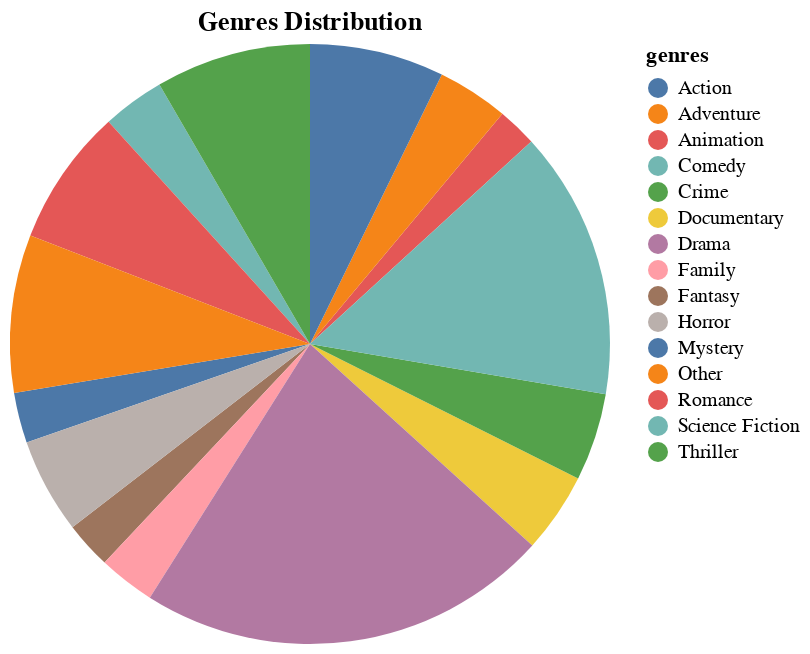

The code cell stored with this chart in its notebook:
### Code cell
# Plot the genres distribution
alt.Chart(movies_metadata_genres_exploded).mark_arc().encode(
    theta=alt.Theta(field='percentage', type='quantitative', stack=True),
    color=alt.Color(field='genres', type='nominal'),
    tooltip=[alt.Tooltip('genres', title='Genre'), alt.Tooltip('percentage', format='.2f', title='Percentage')]
).properties(
    title='Genres Distribution'
).interactive()

### Figure 1 — Vega-Lite specification as saved in the notebook (floating-point values rounded to 4 significant figures)
{"config": {"view": {"continuousWidth": 300, "continuousHeight": 300}}, "data": {"name": "data-bbe7cd2b53e0fb835cef49cd50e27a9c"}, "mark": {"type": "arc"}, "encoding": {"color": {"field": "genres", "type": "nominal"}, "theta": {"field": "percentage", "stack": true, "type": "quantitative"}, "tooltip": [{"field": "genres", "title": "Genre", "type": "nominal"}, {"field": "percentage", "format": ".2f", "title": "Percentage", "type": "quantitative"}]}, "params": [{"name": "param_8", "select": {"type": "interval", "encodings": ["x", "y"]}, "bind": "scales"}], "title": "Genres Distribution", "$schema": "https://vega.github.io/schema/vega-lite/v5.17.0.json", "datasets": {"data-bbe7cd2b53e0fb835cef49cd50e27a9c": [{"genres": "Animation", "count": 1935, "percentage": 2.124}, {"genres": "Fantasy", "count": 2313, "percentage": 2.539}, {"genres": "Mystery", "count": 2467, "percentage": 2.708}, {"genres": "Family", "count": 2770, "percentage": 3.04}, {"genres": "Science Fiction", "count": 3049, "percentage": 3.347}, {"genres": "Adventure", "count": 3496, "percentage": 3.837}, {"genres": "Documentary", "count": 3932, "percentage": 4.316}, {"genres": "Crime", "count": 4307, "percentage": 4.727}, {"genres": "Horror", "count": 4673, "percentage": 5.129}, {"genres": "Action", "count": 6596, "percentage": 7.24}, {"genres": "Romance", "count": 6735, "percentage": 7.392}, {"genres": "Thriller", "count": 7624, "percentage": 8.368}, {"genres": "Other", "count": 7750, "percentage": 8.507}, {"genres": "Comedy", "count": 13182, "percentage": 14.47}, {"genres": "Drama", "count": 20265, "percentage": 22.24}]}}
